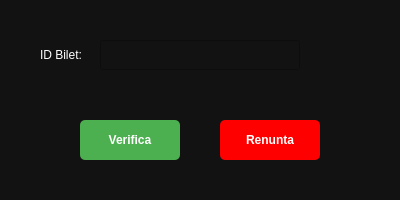
<?xml version="1.0" encoding="UTF-8"?>
<ui version="4.0">
 <class>VerificaBilet</class>
 <widget class="QWidget" name="VerificaBilet">
  <property name="geometry">
   <rect>
    <x>0</x>
    <y>0</y>
    <width>400</width>
    <height>200</height>
   </rect>
  </property>
  <property name="windowTitle">
   <string>Verifica Bilet</string>
  </property>
  <property name="styleSheet">
   <string notr="true">background-color: #121212; color: white;</string>
  </property>
  <widget class="QLabel" name="labelIdBilet">
   <property name="geometry">
    <rect>
     <x>40</x>
     <y>40</y>
     <width>100</width>
     <height>30</height>
    </rect>
   </property>
   <property name="text">
    <string>ID Bilet:</string>
   </property>
  </widget>
  <widget class="QLineEdit" name="lineEditIdBilet">
   <property name="geometry">
    <rect>
     <x>100</x>
     <y>40</y>
     <width>200</width>
     <height>30</height>
    </rect>
   </property>
  </widget>
  <widget class="QPushButton" name="verificaButton">
   <property name="geometry">
    <rect>
     <x>80</x>
     <y>120</y>
     <width>100</width>
     <height>40</height>
    </rect>
   </property>
   <property name="styleSheet">
    <string notr="true">background-color: #4CAF50; color: white; font-weight: bold; border-radius: 5px;</string>
   </property>
   <property name="text">
    <string>Verifica</string>
   </property>
  </widget>
  <widget class="QPushButton" name="renuntaButton">
   <property name="geometry">
    <rect>
     <x>220</x>
     <y>120</y>
     <width>100</width>
     <height>40</height>
    </rect>
   </property>
   <property name="styleSheet">
    <string notr="true">background-color: #FF0000; color: white; font-weight: bold; border-radius: 5px;</string>
   </property>
   <property name="text">
    <string>Renunta</string>
   </property>
  </widget>
 </widget>
 <resources/>
 <connections/>
</ui>
